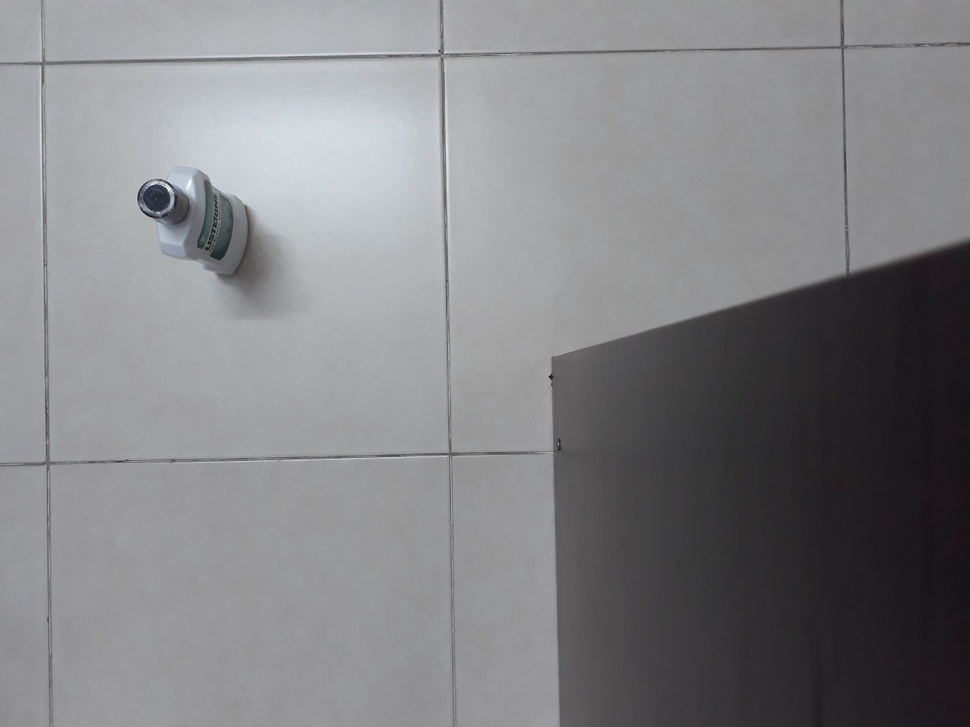
#> input picture Code/Chapter03_BasicOpenCv/Images/ForeGround.jpeg, 970 x 727 px, shrunk from 1280 x 960 before the run
$ python ImgSubPractice.py --bgImg Images/ForeGround.jpeg --fgImg Images/face.jpeg
#> lines starting #> are read from the running program, lines starting #| are printed output that depends on the picture
"""
Chuong trinh nhan 2 tham so truyen vao la duong dan toi bg va fg img,
Xac dinh va ve hinh chu nhat bao quanh khu vuc khac biet
"""

import argparse
import cv2
import numpy as np


# Xay dung list argument
argP = argparse.ArgumentParser()
argP.add_argument("-b", "--bgImg", required=True,
    help="path to back ground image")
argP.add_argument("-f", "--fgImg", required=True,
    help="path to fore ground image")

args = vars(argP.parse_args())

# Tai anh len
bgImg = cv2.imread(args["bgImg"])
#> bgImg is the input picture: shape (727, 970, 3); mean B, G, R 133.3, 130.9, 130.8
fgImg = cv2.imread(args["fgImg"])
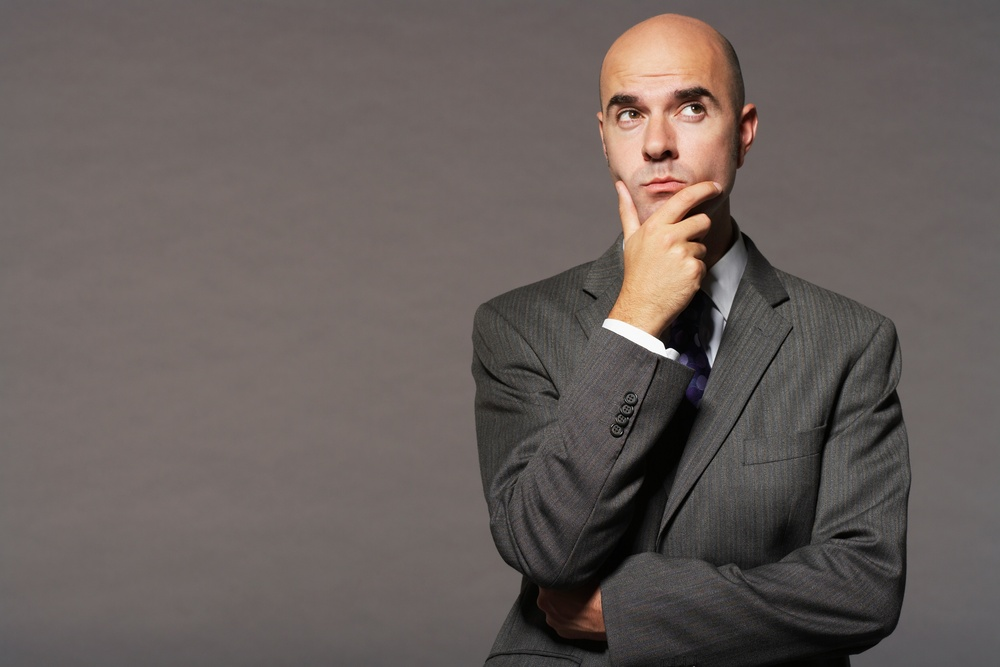
#> input picture Code/Chapter03_BasicOpenCv/Images/face.jpeg, 1000 x 667 px, shrunk from 5000 x 3333 before the run
#> fgImg is the input picture: shape (667, 1000, 3); mean B, G, R 91.3, 94.4, 103.5


# chuyen sang gray scale 0-255
bgGrayImg = cv2.cvtColor(bgImg, cv2.COLOR_BGR2GRAY)
fgGrayImg = cv2.cvtColor(fgImg, cv2.COLOR_BGR2GRAY)
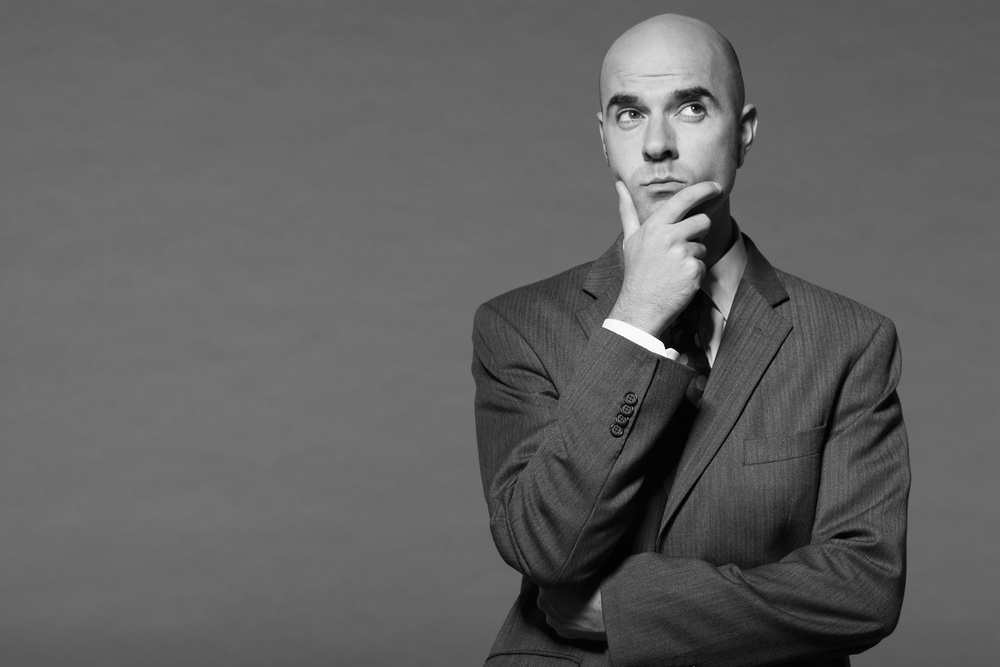
#> fgGrayImg: shape (667, 1000); min 0, max 255, mean 96.8

# cv2.imshow("bg", bgGrayImg)
# cv2.imshow("fg", fgGrayImg)
# cv2.waitKey(0)


# Tru 2 anh
# (0,255) - (0,255) ===>(-255,255)==> chuyen ve gia tri duong (0,255)
# bang cach lay tri tuyet doi
#> (the run stopped early here; a loop or call above may not have finished)
